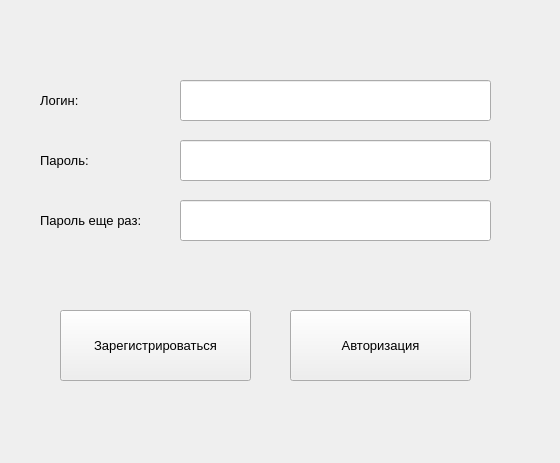
<?xml version="1.0" encoding="UTF-8"?>
<ui version="4.0">
 <class>authorizationWindow</class>
 <widget class="QMainWindow" name="authorizationWindow">
  <property name="geometry">
   <rect>
    <x>0</x>
    <y>0</y>
    <width>560</width>
    <height>463</height>
   </rect>
  </property>
  <property name="windowTitle">
   <string>MainWindow</string>
  </property>
  <widget class="QWidget" name="centralwidget">
   <widget class="QPushButton" name="loginButton">
    <property name="geometry">
     <rect>
      <x>60</x>
      <y>310</y>
      <width>191</width>
      <height>71</height>
     </rect>
    </property>
    <property name="font">
     <font>
      <pointsize>10</pointsize>
     </font>
    </property>
    <property name="text">
     <string>Зарегистрироваться</string>
    </property>
    <property name="iconSize">
     <size>
      <width>40</width>
      <height>100</height>
     </size>
    </property>
    <property name="checkable">
     <bool>false</bool>
    </property>
   </widget>
   <widget class="QPushButton" name="authButton">
    <property name="geometry">
     <rect>
      <x>290</x>
      <y>310</y>
      <width>181</width>
      <height>71</height>
     </rect>
    </property>
    <property name="font">
     <font>
      <pointsize>10</pointsize>
     </font>
    </property>
    <property name="text">
     <string>Авторизация</string>
    </property>
   </widget>
   <widget class="QLineEdit" name="loginInput">
    <property name="geometry">
     <rect>
      <x>180</x>
      <y>80</y>
      <width>311</width>
      <height>41</height>
     </rect>
    </property>
   </widget>
   <widget class="QLineEdit" name="passwordInput2">
    <property name="geometry">
     <rect>
      <x>180</x>
      <y>200</y>
      <width>311</width>
      <height>41</height>
     </rect>
    </property>
    <property name="echoMode">
     <enum>QLineEdit::Password</enum>
    </property>
   </widget>
   <widget class="QLabel" name="loginLabel">
    <property name="geometry">
     <rect>
      <x>40</x>
      <y>90</y>
      <width>55</width>
      <height>21</height>
     </rect>
    </property>
    <property name="font">
     <font>
      <pointsize>10</pointsize>
     </font>
    </property>
    <property name="text">
     <string>Логин:</string>
    </property>
   </widget>
   <widget class="QLabel" name="passwordLabel">
    <property name="geometry">
     <rect>
      <x>40</x>
      <y>150</y>
      <width>71</width>
      <height>21</height>
     </rect>
    </property>
    <property name="font">
     <font>
      <pointsize>10</pointsize>
     </font>
    </property>
    <property name="text">
     <string>Пароль:</string>
    </property>
   </widget>
   <widget class="QLineEdit" name="passwordInput">
    <property name="geometry">
     <rect>
      <x>180</x>
      <y>140</y>
      <width>311</width>
      <height>41</height>
     </rect>
    </property>
    <property name="echoMode">
     <enum>QLineEdit::Password</enum>
    </property>
   </widget>
   <widget class="QLabel" name="passwordLabel_2">
    <property name="geometry">
     <rect>
      <x>40</x>
      <y>210</y>
      <width>141</width>
      <height>21</height>
     </rect>
    </property>
    <property name="font">
     <font>
      <pointsize>10</pointsize>
     </font>
    </property>
    <property name="text">
     <string>Пароль еще раз:</string>
    </property>
   </widget>
  </widget>
 </widget>
 <resources/>
 <connections/>
</ui>
